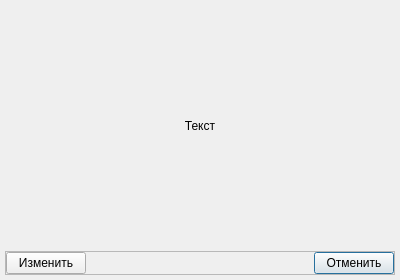
<?xml version="1.0" encoding="UTF-8"?>
<ui version="4.0">
 <class>DialogEdit</class>
 <widget class="QDialog" name="DialogEdit">
  <property name="geometry">
   <rect>
    <x>0</x>
    <y>0</y>
    <width>400</width>
    <height>280</height>
   </rect>
  </property>
  <property name="windowTitle">
   <string>Подтвердите изменение информации</string>
  </property>
  <property name="windowIcon">
   <iconset resource="../../../icons/icons.qrc">
    <normaloff>:/icons/main/info.png</normaloff>:/icons/main/info.png</iconset>
  </property>
  <layout class="QVBoxLayout" name="verticalLayout">
   <property name="spacing">
    <number>5</number>
   </property>
   <property name="leftMargin">
    <number>5</number>
   </property>
   <property name="topMargin">
    <number>5</number>
   </property>
   <property name="rightMargin">
    <number>5</number>
   </property>
   <property name="bottomMargin">
    <number>5</number>
   </property>
   <item>
    <widget class="QLabel" name="label_main_text">
     <property name="sizePolicy">
      <sizepolicy hsizetype="Expanding" vsizetype="Expanding">
       <horstretch>0</horstretch>
       <verstretch>0</verstretch>
      </sizepolicy>
     </property>
     <property name="text">
      <string>Текст</string>
     </property>
     <property name="alignment">
      <set>Qt::AlignCenter</set>
     </property>
     <property name="wordWrap">
      <bool>true</bool>
     </property>
    </widget>
   </item>
   <item alignment="Qt::AlignBottom">
    <widget class="QFrame" name="frame_button">
     <property name="frameShape">
      <enum>QFrame::StyledPanel</enum>
     </property>
     <property name="frameShadow">
      <enum>QFrame::Raised</enum>
     </property>
     <layout class="QHBoxLayout" name="horizontalLayout_2">
      <property name="spacing">
       <number>0</number>
      </property>
      <property name="leftMargin">
       <number>0</number>
      </property>
      <property name="topMargin">
       <number>0</number>
      </property>
      <property name="rightMargin">
       <number>0</number>
      </property>
      <property name="bottomMargin">
       <number>0</number>
      </property>
      <item>
       <widget class="QPushButton" name="pushButton_edit">
        <property name="cursor">
         <cursorShape>PointingHandCursor</cursorShape>
        </property>
        <property name="focusPolicy">
         <enum>Qt::NoFocus</enum>
        </property>
        <property name="text">
         <string>Изменить</string>
        </property>
       </widget>
      </item>
      <item>
       <spacer name="horizontalSpacer">
        <property name="orientation">
         <enum>Qt::Horizontal</enum>
        </property>
        <property name="sizeHint" stdset="0">
         <size>
          <width>40</width>
          <height>20</height>
         </size>
        </property>
       </spacer>
      </item>
      <item>
       <widget class="QPushButton" name="pushButton_cancel">
        <property name="cursor">
         <cursorShape>PointingHandCursor</cursorShape>
        </property>
        <property name="text">
         <string>Отменить</string>
        </property>
       </widget>
      </item>
     </layout>
    </widget>
   </item>
  </layout>
 </widget>
 <resources>
  <include location="../../../icons/icons.qrc"/>
 </resources>
 <connections/>
</ui>
